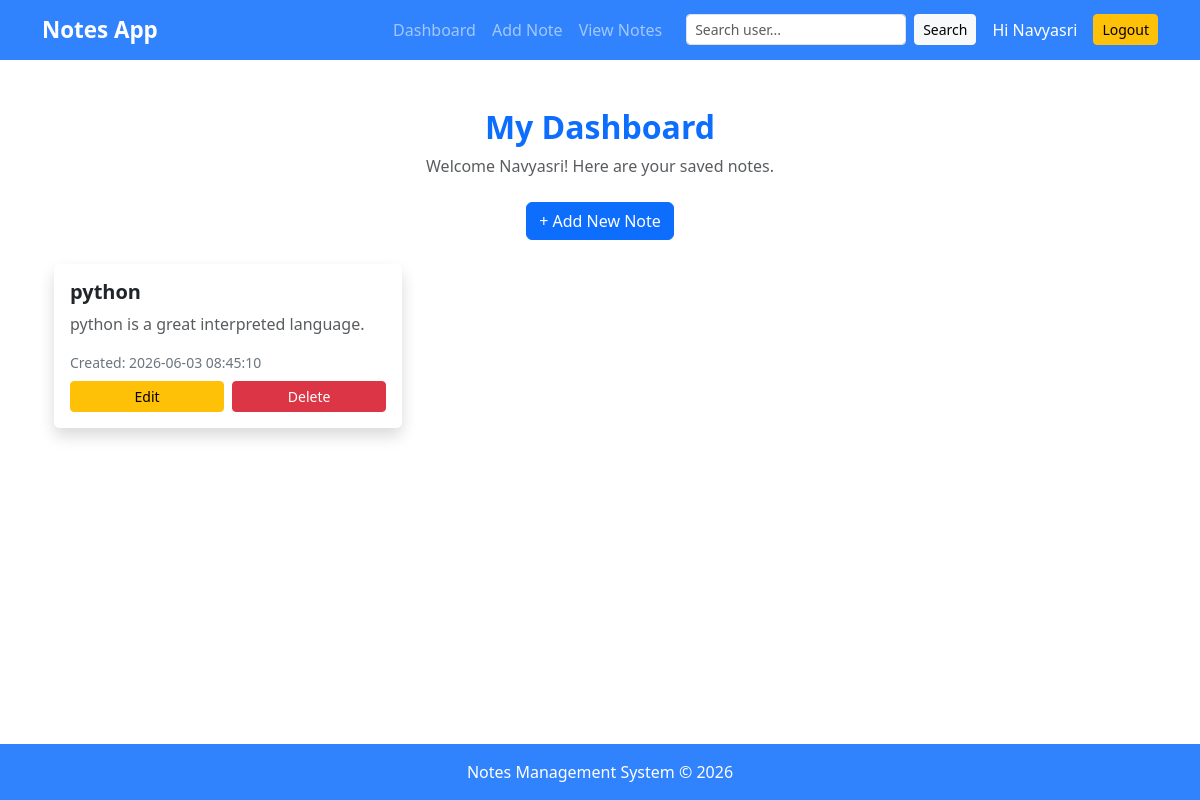
The app's page /dashboard (signed in) with its own data.
### tables this page shows
CREATE TABLE notes(
    id INTEGER PRIMARY KEY AUTOINCREMENT,
    title TEXT NOT NULL,
    content TEXT NOT NULL,
    user_id INTEGER, created_at TEXT,
    FOREIGN KEY(user_id) REFERENCES users(id)
);

### app.py (the view)
@app.route('/dashboard')
@login_required
def dashboard():
    conn = get_db_connection()
    cur = conn.cursor()
    cur.execute("SELECT * FROM notes WHERE user_id=? ORDER BY id DESC",
                (session['user_id'],))
    notes = cur.fetchall()
    cur.close()
    conn.close()
    return render_template('dashboard.html', notes=notes)

### app.py (called while the page is built)
def get_db_connection():
    conn = sqlite3.connect("notes.db")
    conn.row_factory = sqlite3.Row
    return conn

def login_required(f):
    @wraps(f)
    def wrapper(*args, **kwargs):
        if 'user_id' not in session:
            return redirect(url_for('login'))
        return f(*args, **kwargs)
    return wrapper

### Templates/dashboard.html (shortened to what this page needs)
{% extends 'base.html' %}
{% block content %}
<div class="container mt-4">
    <h2 class="text-center mb-2 fw-bold text-primary">My Dashboard</h2>
    <p class="text-center text-muted mb-4">
        Welcome {{ session.get('username') }}! Here are your saved notes.
    </p>
    <div class="text-center mb-4">
        <a href="{{ url_for('addnote') }}" class="btn btn-primary">
            + Add New Note
        </a>
    </div>
    {% if notes %}
        <div class="row">
            {% for note in notes %}
            <div class="col-md-4 mb-4">
                <div class="card shadow border-0 h-100">
                    <div class="card-body d-flex flex-column">
                        <h5 class="card-title fw-bold text-dark">
                            {{ note.title }}
                        </h5>
                        <p class="card-text text-muted">
                            {{ note.content[:120] }}
                        </p>
                        <small class="text-secondary mb-2">
                            Created: {{ note.created_at if note.created_at else "Not available" }}
                        </small>
                        <div class="mt-auto d-flex gap-2">
                            <a href="{{ url_for('updatenote', note_id=note.id) }}"
                               class="btn btn-sm btn-warning w-50">
                                Edit
                            </a>
                            <form action="{{ url_for('deletenote', note_id=note.id) }}"
                                  method="POST"
                                  class="w-50">
                                <button type="submit"
                                        class="btn btn-sm btn-danger w-100"
                                        onclick="return confirm('Are you sure you want to delete this note?')">
                                    Delete
                                </button>
                            </form>
                        </div>
                    </div>
                </div>
            </div>
            {% endfor %}
        </div>
    {% else %}
        <div class="text-center text-muted">
            <h5>No notes found. Start by adding one!</h5>
        </div>
    {% endif %}
</div>
{% endblock %}

### records on screen
notes: title "python", content "python is a great interpreted language.", created_at "2026-06-03 08:45:10"

### other values on screen
{{ session.get('username') }} "Navyasri"
